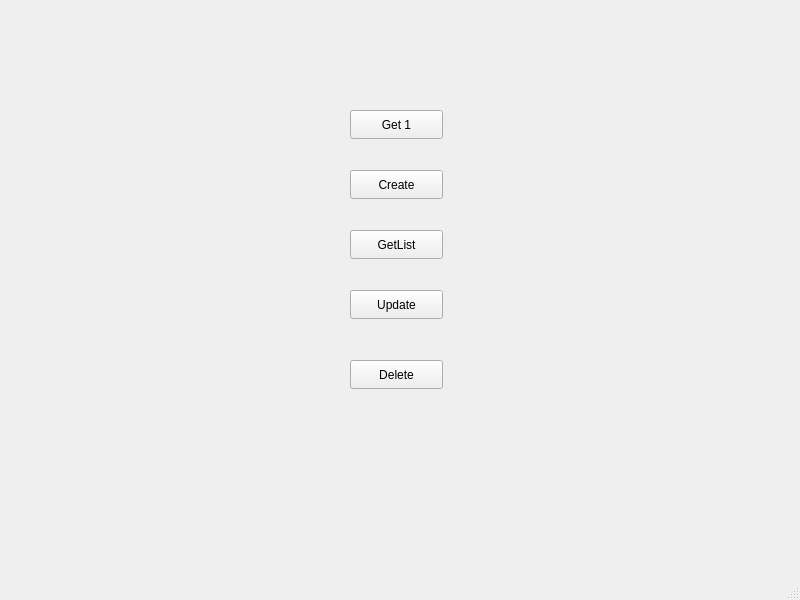
<?xml version="1.0" encoding="UTF-8"?>
<ui version="4.0">
 <class>MainWindow</class>
 <widget class="QMainWindow" name="MainWindow">
  <property name="geometry">
   <rect>
    <x>0</x>
    <y>0</y>
    <width>800</width>
    <height>600</height>
   </rect>
  </property>
  <property name="windowTitle">
   <string>MainWindow</string>
  </property>
  <widget class="QWidget" name="centralwidget">
   <widget class="QPushButton" name="getButton">
    <property name="geometry">
     <rect>
      <x>350</x>
      <y>110</y>
      <width>93</width>
      <height>29</height>
     </rect>
    </property>
    <property name="text">
     <string>Get 1</string>
    </property>
   </widget>
   <widget class="QPushButton" name="createButton">
    <property name="geometry">
     <rect>
      <x>350</x>
      <y>170</y>
      <width>93</width>
      <height>29</height>
     </rect>
    </property>
    <property name="text">
     <string>Create</string>
    </property>
   </widget>
   <widget class="QPushButton" name="listButton">
    <property name="geometry">
     <rect>
      <x>350</x>
      <y>230</y>
      <width>93</width>
      <height>29</height>
     </rect>
    </property>
    <property name="text">
     <string>GetList</string>
    </property>
   </widget>
   <widget class="QPushButton" name="updateButton">
    <property name="geometry">
     <rect>
      <x>350</x>
      <y>290</y>
      <width>93</width>
      <height>29</height>
     </rect>
    </property>
    <property name="text">
     <string>Update</string>
    </property>
   </widget>
   <widget class="QPushButton" name="deleteButton">
    <property name="geometry">
     <rect>
      <x>350</x>
      <y>360</y>
      <width>93</width>
      <height>29</height>
     </rect>
    </property>
    <property name="text">
     <string>Delete</string>
    </property>
   </widget>
  </widget>
  <widget class="QMenuBar" name="menubar">
   <property name="geometry">
    <rect>
     <x>0</x>
     <y>0</y>
     <width>800</width>
     <height>26</height>
    </rect>
   </property>
  </widget>
  <widget class="QStatusBar" name="statusbar"/>
 </widget>
 <resources/>
 <connections/>
</ui>
